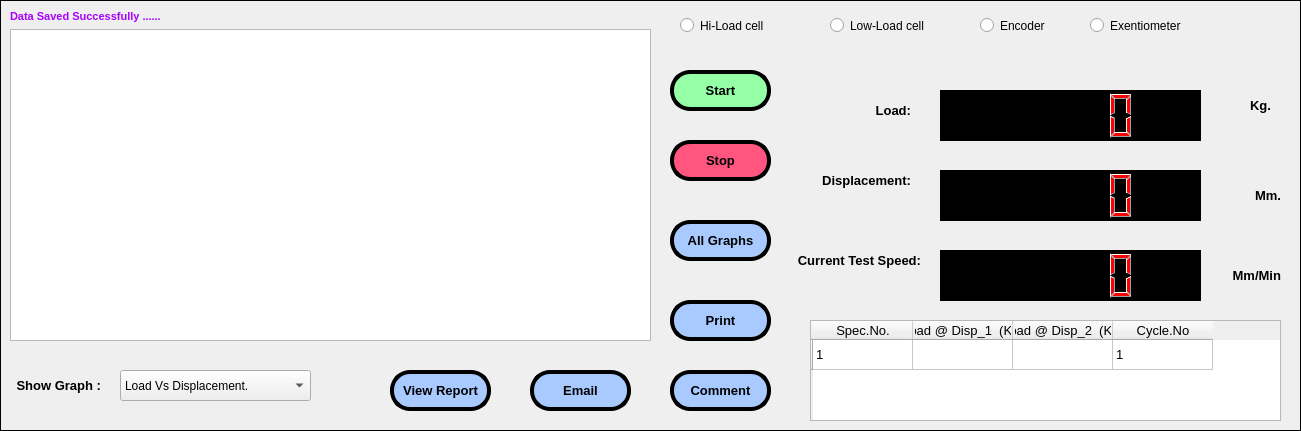
    <widget class="QFrame" name="frame_3">
     <property name="geometry">
      <rect>
       <x>10</x>
       <y>260</y>
       <width>1301</width>
       <height>431</height>
      </rect>
     </property>
     <property name="frameShape">
      <enum>QFrame::Box</enum>
     </property>
     <property name="frameShadow">
      <enum>QFrame::Plain</enum>
     </property>
     <property name="lineWidth">
      <number>1</number>
     </property>
     <widget class="QPushButton" name="pushButton_7">
      <property name="geometry">
       <rect>
        <x>670</x>
        <y>140</y>
        <width>101</width>
        <height>41</height>
       </rect>
      </property>
      <property name="font">
       <font>
        <family>Arial</family>
        <pointsize>10</pointsize>
        <weight>75</weight>
        <bold>true</bold>
       </font>
      </property>
      <property name="cursor">
       <cursorShape>ArrowCursor</cursorShape>
      </property>
      <property name="styleSheet">
       <string notr="true">background-color: rgb(255, 85, 127);
border-radius:20px;
border-color: rgb(0, 0, 0);
border-style:outset;
border-width:4px;</string>
      </property>
      <property name="text">
       <string>Stop</string>
      </property>
      <property name="flat">
       <bool>false</bool>
      </property>
     </widget>
     <widget class="QPushButton" name="pushButton_11">
      <property name="geometry">
       <rect>
        <x>670</x>
        <y>70</y>
        <width>101</width>
        <height>41</height>
       </rect>
      </property>
      <property name="font">
       <font>
        <family>Arial</family>
        <pointsize>10</pointsize>
        <weight>75</weight>
        <bold>true</bold>
       </font>
      </property>
      <property name="cursor">
       <cursorShape>ArrowCursor</cursorShape>
      </property>
      <property name="styleSheet">
       <string notr="true">border-radius:20px;
color: rgb(0, 0, 0);
background-color: rgb(148, 255, 166);
border-color: rgb(0, 0, 0);
border-style:outset;
border-width:4px;</string>
      </property>
      <property name="text">
       <string>Start</string>
      </property>
      <property name="flat">
       <bool>false</bool>
      </property>
     </widget>
     <widget class="QPushButton" name="pushButton_12">
      <property name="geometry">
       <rect>
        <x>670</x>
        <y>220</y>
        <width>101</width>
        <height>41</height>
       </rect>
      </property>
      <property name="font">
       <font>
        <family>Arial</family>
        <pointsize>10</pointsize>
        <weight>75</weight>
        <bold>true</bold>
       </font>
      </property>
      <property name="cursor">
       <cursorShape>ArrowCursor</cursorShape>
      </property>
      <property name="styleSheet">
       <string notr="true">background-color: rgb(169, 202, 255);
border-radius:20px;
border-color: rgb(0, 0, 0);
border-style:outset;
border-width:4px;</string>
      </property>
      <property name="text">
       <string>All Graphs</string>
      </property>
      <property name="flat">
       <bool>false</bool>
      </property>
     </widget>
     <widget class="QPushButton" name="pushButton_13">
      <property name="geometry">
       <rect>
        <x>390</x>
        <y>370</y>
        <width>101</width>
        <height>41</height>
       </rect>
      </property>
      <property name="font">
       <font>
        <family>Arial</family>
        <pointsize>10</pointsize>
        <weight>75</weight>
        <bold>true</bold>
       </font>
      </property>
      <property name="cursor">
       <cursorShape>ArrowCursor</cursorShape>
      </property>
      <property name="styleSheet">
       <string notr="true">background-color: rgb(169, 202, 255);
border-radius:20px;
border-color: rgb(0, 0, 0);
border-style:outset;
border-width:4px;</string>
      </property>
      <property name="text">
       <string>View Report</string>
      </property>
      <property name="flat">
       <bool>false</bool>
      </property>
     </widget>
     <widget class="QPushButton" name="pushButton_14">
      <property name="geometry">
       <rect>
        <x>530</x>
        <y>370</y>
        <width>101</width>
        <height>41</height>
       </rect>
      </property>
      <property name="font">
       <font>
        <family>Arial</family>
        <pointsize>10</pointsize>
        <weight>75</weight>
        <bold>true</bold>
       </font>
      </property>
      <property name="cursor">
       <cursorShape>ArrowCursor</cursorShape>
      </property>
      <property name="styleSheet">
       <string notr="true">background-color: rgb(169, 202, 255);
border-radius:20px;
border-color: rgb(0, 0, 0);
border-style:outset;
border-width:4px;</string>
      </property>
      <property name="text">
       <string>Email</string>
      </property>
      <property name="flat">
       <bool>false</bool>
      </property>
     </widget>
     <widget class="QPushButton" name="pushButton_15">
      <property name="geometry">
       <rect>
        <x>670</x>
        <y>370</y>
        <width>101</width>
        <height>41</height>
       </rect>
      </property>
      <property name="font">
       <font>
        <family>Arial</family>
        <pointsize>10</pointsize>
        <weight>75</weight>
        <bold>true</bold>
       </font>
      </property>
      <property name="cursor">
       <cursorShape>ArrowCursor</cursorShape>
      </property>
      <property name="styleSheet">
       <string notr="true">background-color: rgb(169, 202, 255);
border-radius:20px;
border-color: rgb(0, 0, 0);
border-style:outset;
border-width:4px;</string>
      </property>
      <property name="text">
       <string>Comment</string>
      </property>
      <property name="flat">
       <bool>false</bool>
      </property>
     </widget>
     <widget class="QLabel" name="label_33">
      <property name="geometry">
       <rect>
        <x>10</x>
        <y>370</y>
        <width>91</width>
        <height>31</height>
       </rect>
      </property>
      <property name="font">
       <font>
        <family>Arial</family>
        <pointsize>10</pointsize>
        <weight>75</weight>
        <bold>true</bold>
       </font>
      </property>
      <property name="styleSheet">
       <string notr="true"/>
      </property>
      <property name="text">
       <string>Show Graph :</string>
      </property>
      <property name="alignment">
       <set>Qt::AlignRight|Qt::AlignTrailing|Qt::AlignVCenter</set>
      </property>
     </widget>
     <widget class="QRadioButton" name="radioButton">
      <property name="geometry">
       <rect>
        <x>680</x>
        <y>10</y>
        <width>101</width>
        <height>31</height>
       </rect>
      </property>
      <property name="text">
       <string>Hi-Load cell</string>
      </property>
     </widget>
     <widget class="QRadioButton" name="radioButton_2">
      <property name="geometry">
       <rect>
        <x>830</x>
        <y>10</y>
        <width>101</width>
        <height>31</height>
       </rect>
      </property>
      <property name="text">
       <string>Low-Load cell</string>
      </property>
     </widget>
     <widget class="QRadioButton" name="radioButton_3">
      <property name="geometry">
       <rect>
        <x>980</x>
        <y>10</y>
        <width>81</width>
        <height>31</height>
       </rect>
      </property>
      <property name="text">
       <string>Encoder</string>
      </property>
     </widget>
     <widget class="QRadioButton" name="radioButton_4">
      <property name="geometry">
       <rect>
        <x>1090</x>
        <y>10</y>
        <width>111</width>
        <height>31</height>
       </rect>
      </property>
      <property name="text">
       <string>Exentiometer</string>
      </property>
     </widget>
     <widget class="QTableWidget" name="tableWidget">
      <property name="geometry">
       <rect>
        <x>810</x>
        <y>320</y>
        <width>471</width>
        <height>101</height>
       </rect>
      </property>
      <row>
       <property name="text">
        <string/>
       </property>
      </row>
      <column>
       <property name="text">
        <string>Spec.No.</string>
       </property>
       <property name="font">
        <font>
         <family>Arial</family>
         <pointsize>10</pointsize>
        </font>
       </property>
      </column>
      <column>
       <property name="text">
        <string>Load @ Disp_1  (Kg)</string>
       </property>
       <property name="font">
        <font>
         <family>Arial</family>
         <pointsize>10</pointsize>
        </font>
       </property>
      </column>
      <column>
       <property name="text">
        <string>Load @ Disp_2  (Kg)</string>
       </property>
       <property name="font">
        <font>
         <family>Arial</family>
         <pointsize>10</pointsize>
        </font>
       </property>
      </column>
      <column>
       <property name="text">
        <string>Cycle.No</string>
       </property>
       <property name="font">
        <font>
         <family>Arial</family>
         <pointsize>10</pointsize>
        </font>
       </property>
      </column>
      <item row="0" column="0">
       <property name="text">
        <string>1</string>
       </property>
       <property name="font">
        <font>
         <family>Arial</family>
         <pointsize>10</pointsize>
        </font>
       </property>
      </item>
      <item row="0" column="1">
       <property name="text">
        <string/>
       </property>
       <property name="font">
        <font>
         <family>Arial</family>
         <pointsize>10</pointsize>
        </font>
       </property>
      </item>
      <item row="0" column="3">
       <property name="text">
        <string>1</string>
       </property>
       <property name="font">
        <font>
         <family>Arial</family>
         <pointsize>10</pointsize>
        </font>
       </property>
      </item>
     </widget>
     <widget class="QPushButton" name="pushButton_16">
      <property name="geometry">
       <rect>
        <x>670</x>
        <y>300</y>
        <width>101</width>
        <height>41</height>
       </rect>
      </property>
      <property name="font">
       <font>
        <family>Arial</family>
        <pointsize>10</pointsize>
        <weight>75</weight>
        <bold>true</bold>
       </font>
      </property>
      <property name="cursor">
       <cursorShape>ArrowCursor</cursorShape>
      </property>
      <property name="styleSheet">
       <string notr="true">background-color: rgb(169, 202, 255);
border-radius:20px;
border-color: rgb(0, 0, 0);
border-style:outset;
border-width:4px;</string>
      </property>
      <property name="text">
       <string>Print</string>
      </property>
      <property name="flat">
       <bool>false</bool>
      </property>
     </widget>
     <widget class="QLabel" name="label_39">
      <property name="geometry">
       <rect>
        <x>800</x>
        <y>90</y>
        <width>111</width>
        <height>41</height>
       </rect>
      </property>
      <property name="font">
       <font>
        <family>Arial</family>
        <pointsize>10</pointsize>
        <weight>75</weight>
        <bold>true</bold>
       </font>
      </property>
      <property name="styleSheet">
       <string notr="true"/>
      </property>
      <property name="text">
       <string>Load:</string>
      </property>
      <property name="alignment">
       <set>Qt::AlignRight|Qt::AlignTrailing|Qt::AlignVCenter</set>
      </property>
     </widget>
     <widget class="QLabel" name="label_40">
      <property name="geometry">
       <rect>
        <x>810</x>
        <y>160</y>
        <width>101</width>
        <height>41</height>
       </rect>
      </property>
      <property name="font">
       <font>
        <family>Arial</family>
        <pointsize>10</pointsize>
        <weight>75</weight>
        <bold>true</bold>
       </font>
      </property>
      <property name="styleSheet">
       <string notr="true"/>
      </property>
      <property name="text">
       <string>Displacement:</string>
      </property>
      <property name="alignment">
       <set>Qt::AlignRight|Qt::AlignTrailing|Qt::AlignVCenter</set>
      </property>
     </widget>
     <widget class="QLCDNumber" name="lcdNumber">
      <property name="geometry">
       <rect>
        <x>940</x>
        <y>90</y>
        <width>261</width>
        <height>51</height>
       </rect>
      </property>
      <property name="styleSheet">
       <string notr="true">color: rgb(255, 0, 0);
background-color: rgb(0, 0, 0);</string>
      </property>
     </widget>
     <widget class="QLabel" name="label_41">
      <property name="geometry">
       <rect>
        <x>1230</x>
        <y>90</y>
        <width>41</width>
        <height>31</height>
       </rect>
      </property>
      <property name="font">
       <font>
        <family>Arial</family>
        <pointsize>10</pointsize>
        <weight>75</weight>
        <bold>true</bold>
       </font>
      </property>
      <property name="styleSheet">
       <string notr="true"/>
      </property>
      <property name="text">
       <string>Kg.</string>
      </property>
      <property name="alignment">
       <set>Qt::AlignRight|Qt::AlignTrailing|Qt::AlignVCenter</set>
      </property>
     </widget>
     <widget class="QLCDNumber" name="lcdNumber_2">
      <property name="geometry">
       <rect>
        <x>940</x>
        <y>170</y>
        <width>261</width>
        <height>51</height>
       </rect>
      </property>
      <property name="styleSheet">
       <string notr="true">color: rgb(255, 0, 0);
background-color: rgb(0, 0, 0);</string>
      </property>
     </widget>
     <widget class="QLabel" name="label_42">
      <property name="geometry">
       <rect>
        <x>1230</x>
        <y>180</y>
        <width>51</width>
        <height>31</height>
       </rect>
      </property>
      <property name="font">
       <font>
        <family>Arial</family>
        <pointsize>10</pointsize>
        <weight>75</weight>
        <bold>true</bold>
       </font>
      </property>
      <property name="styleSheet">
       <string notr="true"/>
      </property>
      <property name="text">
       <string>Mm.</string>
      </property>
      <property name="alignment">
       <set>Qt::AlignRight|Qt::AlignTrailing|Qt::AlignVCenter</set>
      </property>
     </widget>
     <widget class="QLabel" name="label_43">
      <property name="geometry">
       <rect>
        <x>790</x>
        <y>240</y>
        <width>131</width>
        <height>41</height>
       </rect>
      </property>
      <property name="font">
       <font>
        <family>Arial</family>
        <pointsize>10</pointsize>
        <weight>75</weight>
        <bold>true</bold>
       </font>
      </property>
      <property name="styleSheet">
       <string notr="true"/>
      </property>
      <property name="text">
       <string>Current Test Speed:</string>
      </property>
      <property name="alignment">
       <set>Qt::AlignRight|Qt::AlignTrailing|Qt::AlignVCenter</set>
      </property>
     </widget>
     <widget class="QLCDNumber" name="lcdNumber_3">
      <property name="geometry">
       <rect>
        <x>940</x>
        <y>250</y>
        <width>261</width>
        <height>51</height>
       </rect>
      </property>
      <property name="styleSheet">
       <string notr="true">color: rgb(255, 0, 0);
background-color: rgb(0, 0, 0);</string>
      </property>
     </widget>
     <widget class="QLabel" name="label_44">
      <property name="geometry">
       <rect>
        <x>1220</x>
        <y>260</y>
        <width>61</width>
        <height>31</height>
       </rect>
      </property>
      <property name="font">
       <font>
        <family>Arial</family>
        <pointsize>10</pointsize>
        <weight>75</weight>
        <bold>true</bold>
       </font>
      </property>
      <property name="styleSheet">
       <string notr="true"/>
      </property>
      <property name="text">
       <string>Mm/Min</string>
      </property>
      <property name="alignment">
       <set>Qt::AlignRight|Qt::AlignTrailing|Qt::AlignVCenter</set>
      </property>
     </widget>
     <widget class="QComboBox" name="comboBox_4">
      <property name="geometry">
       <rect>
        <x>120</x>
        <y>370</y>
        <width>191</width>
        <height>31</height>
       </rect>
      </property>
      <item>
       <property name="text">
        <string>Load Vs Displacement.</string>
       </property>
      </item>
     </widget>
     <widget class="QWidget" name="layoutWidget">
      <property name="geometry">
       <rect>
        <x>10</x>
        <y>10</y>
        <width>641</width>
        <height>331</height>
       </rect>
      </property>
      <layout class="QGridLayout" name="gridLayout">
       <item row="0" column="0">
        <widget class="QLabel" name="label_49">
         <property name="font">
          <font>
           <family>Arial</family>
           <pointsize>8</pointsize>
           <weight>75</weight>
           <bold>true</bold>
           <underline>false</underline>
          </font>
         </property>
         <property name="styleSheet">
          <string notr="true">color: rgb(170, 0, 255);</string>
         </property>
         <property name="text">
          <string>Data Saved Successfully ......</string>
         </property>
         <property name="alignment">
          <set>Qt::AlignLeading|Qt::AlignLeft|Qt::AlignVCenter</set>
         </property>
        </widget>
       </item>
       <item row="1" column="0">
        <widget class="QGraphicsView" name="graphicsView"/>
       </item>
      </layout>
     </widget>
    </widget>
